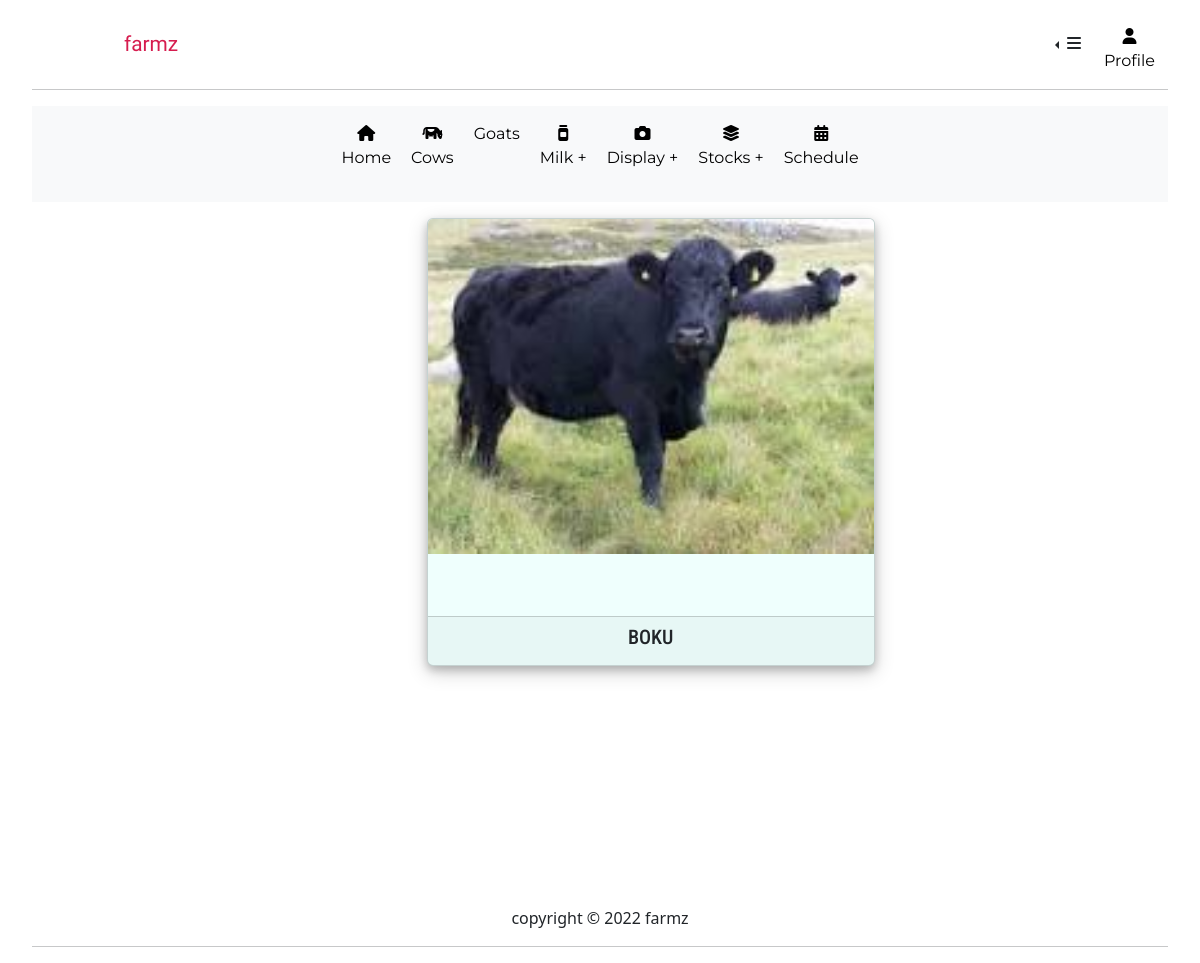
The app's page /goats/goatdetails/8 with its own data.
### goats/models.py (models this page shows, shortened)
class Goat(models.Model):
	name=models.CharField(max_length=100)
	age=models.IntegerField()
	image=models.ImageField(upload_to='GoatImages/',default='goatdefault.jpg')
	breed=models.CharField(max_length=100)
	color=models.CharField(max_length=100)
	gender=models.CharField(max_length=10)
	category=models.CharField(max_length=2,choices=GOAT_CHOICES)

### goats/views.py (the view)
# urls.py: path('goatdetails/<str:pk>',goatDetail,name="goat-detail")
def goatDetail(request,pk):
	goat=Goat.objects.get(id=pk)
	return render(request,"goats/goatDetail.html",{'goat':goat})

### goats/templates/goats/goatDetail.html
{%extends 'farmapp/base.html'%}
{%load crispy_forms_tags%}
{%block content%}
<div class="row" style="margin: 0px;">
	<div class="col-lg-4">
	</div>
	<div class="col-lg-4 goatdetail">
		<div class="card goat-card-detail">
			<div class="card-body">
				<img src="{{goat.image.url}}" class="card-img-top detailimg" alt="...">
			</div>
		  <div class="card-footer">
		    <h5 class="card-title">{{goat.name}}</h5>
		  </div>
		</div>
	</div>
	<div class="col-lg-4">
	</div>
</div>
{%endblock content%}

### farmapp/static/farmapp/main.css (style rules this page uses)
body { font-family: font-family: 'Anton', sans-serif; margin: 1rem 2rem 0 2rem; }
.card { font-size: 16px; font-weight: 600; background-color:#EFFFFD ; }
.card-title { font-family: 'Roboto Condensed', sans-serif; text-transform: uppercase; }

### goats/static/goats/main.css (style rules this page uses)
.card { box-shadow: 0 4px 8px 0 rgba(0, 0, 0, 0.2), 0 6px 20px 0 rgba(0, 0, 0, 0.19); }
.goat-card-detail { width: 28rem; height: 28rem; text-align: center; }
.card-body { padding: 0; }
.detailimg { max-width: 100%; max-height: 100%; }

### records on screen
Goat: image (picture), name "BOKU"
